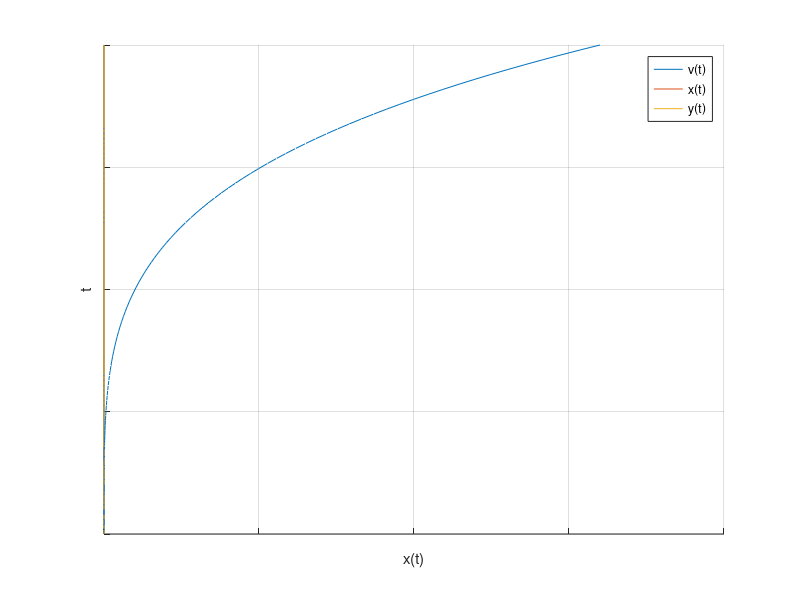

MATLAB code for this plot:
clear all;
clf;

T=linspace(0,2,100);
X=T.^4;
Y=1+T+sin(2*pi*T);

hold on;

plot3(X,T,Y);
plot3(X,T,zeros(size(Y)));
plot3(zeros(size(X)),T,Y);

xlabel("x(t)");
ylabel("t");
zlabel("y(t)");
legend("v(t)","x(t)","y(t)");

axis nolabel;
grid on;
